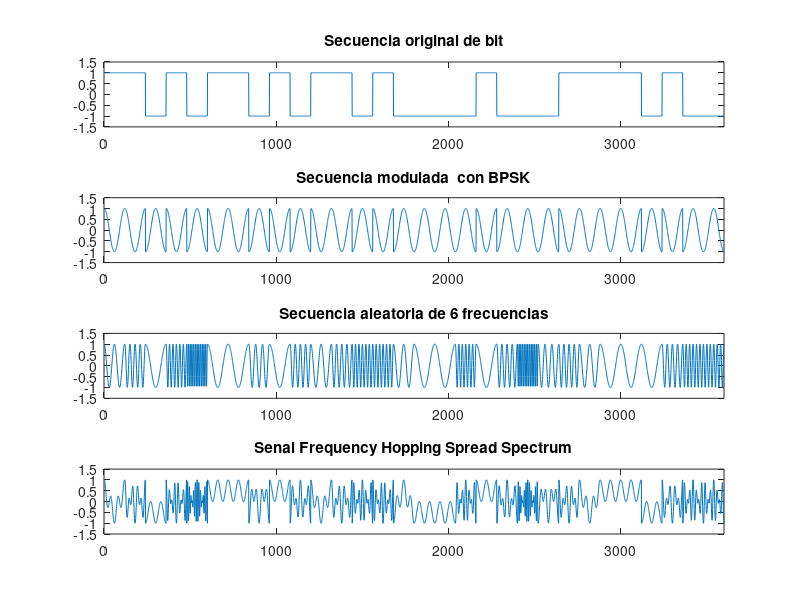

MATLAB code to generate this figure:
%% FHSS
clc
clear all
close all

N=30; %Numero de datos
datos=randi([0 1],1,N);    %Generacion del vector de datoss
senal=[]; %Vector senal vacio
portadora=[]; %Vector portadora vacio
t=[0:2*pi/119:2*pi];     % Creating 120 samples for one cosine
for k=1:N %lazo for que permite recorrer el vector de datos
    if datos(1,k)==0  %si el bit es 0
        se=-ones(1,120);    %se designan 120 muestras de valor 1 con signo negativo para cada bit
    else %si el bit es 1
        se=ones(1,120);     %se designan 120 muestras para cada bit
    end
    p=cos(t); %se designa la portadora cos(t)
    portadora=[portadora p]; %se registra la portadora de cada bit
    senal=[senal se]; %se registra la senal de datos extendida
end

%Grafico de la senal de datos
subplot(4,1,1);
plot(senal);
axis([0 length(senal) -1.5 1.5]);
title('Secuencia original de bit');

% Modulacion BPSK de la senal de datos
bpsk=senal.*portadora;   %modulacion BPSK
%Grafico de la senal modulada 
subplot(4,1,2);
plot(bpsk)
axis([0 length(bpsk) -1.5 1.5])
title('Secuencia modulada  con BPSK');
% Creacion de las 6 frecuencias de portadora
t1=[0:2*pi/9:2*pi]; %vector de tiempo 1
t2=[0:2*pi/19:2*pi]; %vector de tiempo 2
t3=[0:2*pi/29:2*pi]; %vector de tiempo 3
t4=[0:2*pi/39:2*pi]; %vector de tiempo 4
t5=[0:2*pi/59:2*pi]; %vector de tiempo 5
t6=[0:2*pi/119:2*pi]; %vector de tiempo 6
c1=cos(t1); %portadora 1
c1=[c1 c1 c1 c1 c1 c1 c1 c1 c1 c1 c1 c1];
c2=cos(t2); %portadora 2
c2=[c2 c2 c2 c2 c2 c2];
c3=cos(t3); %portadora 3
c3=[c3 c3 c3 c3];
c4=cos(t4); %portadora 4
c4=[c4 c4 c4];
c5=cos(t5); %portadora 5
c5=[c5 c5];
c6=cos(t6); %portadora 6

% Frecuencias randomicas para FHSS
ss=[]; %vector de frecuencias vacio
for n=1:N %lazo for que designa las frecuencias potadoras a cada bit de dato
    p=randi([1 6],1,1); %obtencion de la secuencia aleatoria de frecuencias
    switch(p) %bucle switch que permite designar las frecuencias portadoras segun la secuencia aleatoria
        case(1)
            ss=[ss c1];
        case(2)
            ss=[ss c2];
        case(3)
            ss=[ss c3];
        case(4)
            ss=[ss c4];
        case(5)       
            ss=[ss c5];
        case(6)
            ss=[ss c6];
    end
end

%Grafico de la senal aleatoria de frecuencias de salto
subplot(4,1,3)
plot([1:length(ss)],ss);
axis([0 length(ss) -1.5 1.5]);
title('Secuencia aleatoria de 6 frecuencias');

% Senal FHSS
fhss=bpsk.*ss; %producto entre la senal bpsk y la secuencia aleatoria de frecuencias

%Grafico de la senal FHSS
subplot(4,1,4)
plot([1:length(fhss)],fhss);
axis([0 length(fhss) -1.5 1.5]);
title('Senal Frequency Hopping Spread Spectrum');

